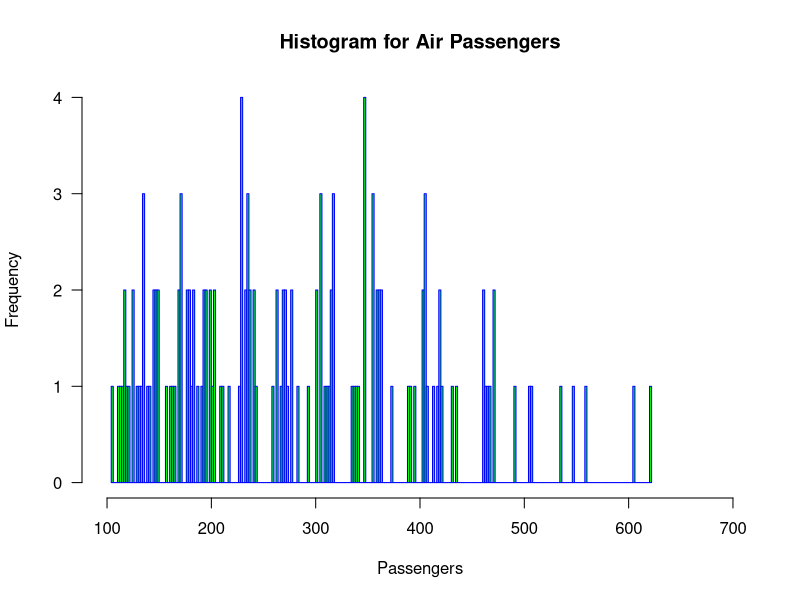

Write R code to recreate this figure.
# learn hist function from 
# https://www.r-bloggers.com/how-to-make-a-histogram-with-basic-r/ 

datasets::AirPassengers
hist(AirPassengers, 
     main="Histogram for Air Passengers", 
     xlab="Passengers", 
     border="blue", 
     col="green",
     xlim=c(100,700),
     ylim = c(0,4),
     las=1, 
     breaks=300)

